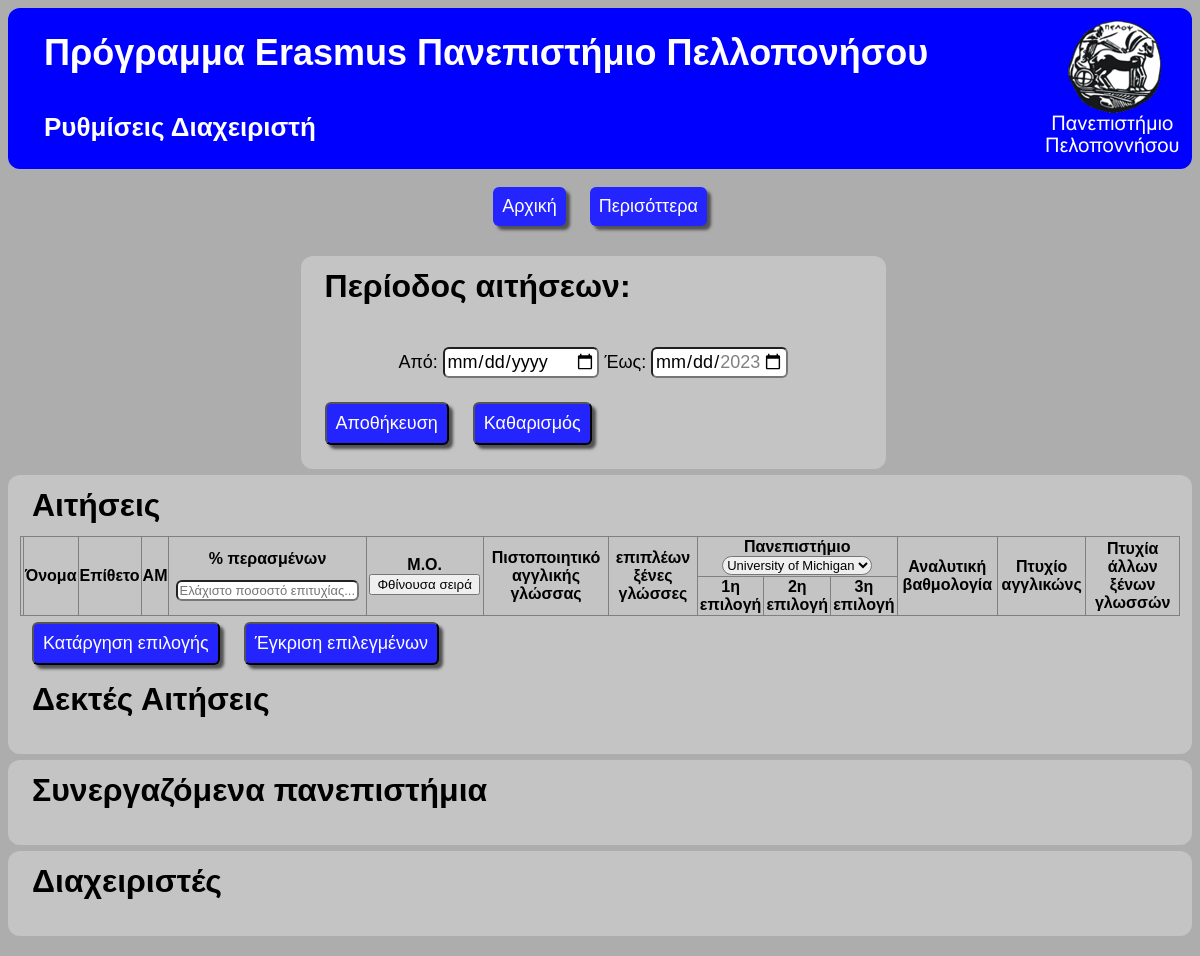
The page /admin_settings.php on the database as committed earlier.
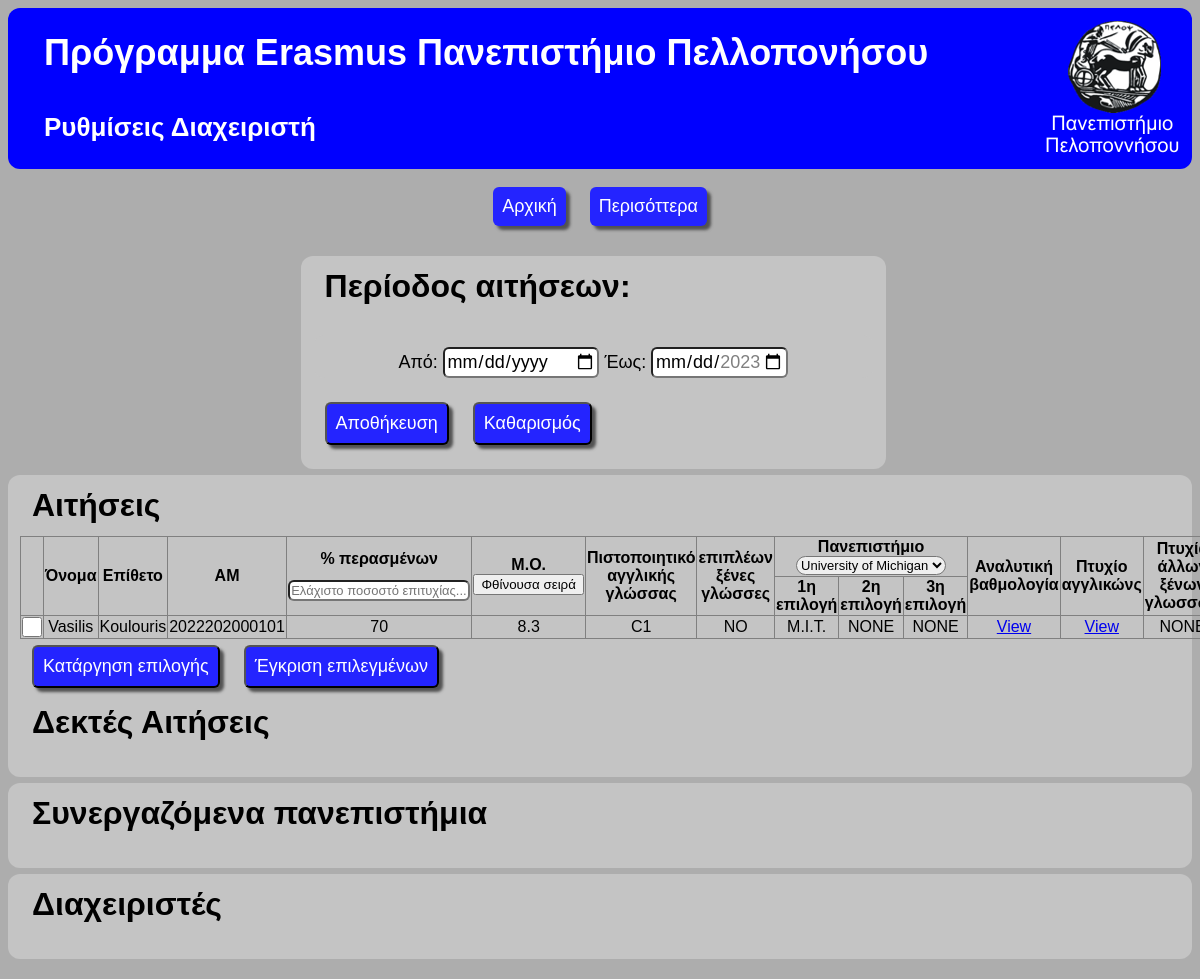
The same page on the database as committed later.
### tables this page shows
CREATE TABLE `usr_aplications` (
  `application_id` bigint(20) UNSIGNED NOT NULL,
  `fname` varchar(20) NOT NULL,
  `lname` varchar(20) NOT NULL,
  `a_m` varchar(13) NOT NULL,
  `pass_perc` float NOT NULL,
  `avrg` float NOT NULL,
  `eng_lan_certif` varchar(2) NOT NULL,
  `xtr_lang_cert` varchar(3) DEFAULT NULL,
  `f_choice` varchar(40) NOT NULL,
  `s_choice` varchar(40) DEFAULT NULL,
  `t_choice` varchar(40) DEFAULT NULL,
  `marks` varchar(40) NOT NULL,
  `eng_lan_certif_file` varchar(40) NOT NULL,
  `xtr_lang_cert_file` varchar(40) DEFAULT NULL
);

### admin_settings.php (the view, shortened to what this page needs)
<!DOCTYPE html>
<html style="background-color: rgb(173, 173, 173);">
    <head>
         <link rel="stylesheet" href="styles/stylefile.css"/>
    </head>
    <body>
        <div class="container">
            <div class="heading">
                <h1>Πρόγραμμα Erasmus Πανεπιστήμιο Πελλοπονήσου</h1>
            </div>
            <div class="heading-image">
                <img src="media/images/uoplogo.png" alt="University of the Pelloponese Logo">
            </div>
            <div class="heading-title">
                <h1>Ρυθμίσεις Διαχειριστή</h1>
            </div>
            <div class="menu">
                <a href="index.php">Αρχική</a>
                <a href="more.php">Περισόττερα</a>
            </div>
            <div class = "application_date content">
                <h1>Περίοδος αιτήσεων:</h1>
                <form id="dateForm" method="GET" action="scripts/application_date_set.php" style="border:none; padding-top:0vw;">
                    <p>Από:
                    <input type="date" id="start_date" name="start_date" min="2023-06-06">
                    Έως:
                    <input type="date" id="end_date" name="end_date" min="2023-06-13" max="2023-08-13"><br></p>
                    <input type ="submit" name="date_submit" value="Αποθήκευση">
                    <input type ="button" name="clear_date" value="Καθαρισμός" onclick="clearDates();">
                </form>
            </div>
            <div class = "applications content">
                <h1>Αιτήσεις</h1>
                <form action="submit_approved.php" method="GET">
                    <table>
                        <tr>
                            <th rowspan="2"></th>
                            <th rowspan="2">Όνομα</th>
                            <th rowspan="2">Επίθετο</th>
                            <th rowspan="2">ΑΜ</th>
                            <th rowspan="2">
                                % περασμένων
                                <input type="text" id="min_success" name="min_success" style="font-size:small;" placeholder="Ελάχιστο ποσοστό επιτυχίας...">
                            </th>
                            <th rowspan="2">
                                Μ.Ο.
                                <input type="button" id="dec" name="dec" value="Φθίνουσα σειρά">
                            </th>
                            <th rowspan="2">Πιστοποιητικό αγγλικής γλώσσας</th>
                            <th rowspan="2">επιπλέων ξένες γλώσσες</th>
                            <th rowspan="1" colspan="3" style="border-bottom: 1px solid gray;">
                                Πανεπιστήμιο
                                <select name="specific_uni" id="specific_uni" style="font-size: small;">
                                <?php
                                    $con = mysqli_connect("localhost", "root", "", "erasmus_db");
                                    if (!$con) {
                                        echo "<option value='problem in the connection " . mysqli_error($con) . "'>connection problem</option>";
                                    } else {
                                        $result = mysqli_query($con, "SELECT uni_name FROM Universities");
                                        while ($row = mysqli_fetch_assoc($result)) {
                                            $uni_name = $row['uni_name'];
                                            echo "<option value=\"$uni_name\">$uni_name</option>";
                                        }
                                    }
                                ?>
                            </select>
                            </th>
                            <th rowspan="2">Αναλυτική βαθμολογία</th>
                            <th rowspan="2">Πτυχίο αγγλικώνς</th>
                            <th rowspan="2">Πτυχία άλλων ξένων γλωσσών</th>
                        </tr>
                        <tr>
                            <th>1η επιλογή</th>
                            <th>2η επιλογή</th>
                            <th>3η επιλογή</th>
                        </tr>
                        <?php
                            $con = mysqli_connect("localhost", "root", "", "erasmus_db");
                            if (!$con) {
                                echo "Problem in the connection";
                            }
                            else{
                                $result = mysqli_query($con, "SELECT * FROM usr_aplications");
                                while ($row = mysqli_fetch_assoc($result)) {
                                    echo "<tr>";
                                        echo "<td> <input type=\"checkbox\"> </td>";
                                        echo "<td>".$row["fname"]."</td>";
                                        echo "<td>".$row["lname"]."</td>";
                                        echo "<td>".$row["a_m"]."</td>";
                                        echo "<td>".$row["pass_perc"]."</td>";
                                        echo "<td>".$row["avrg"]."</td>";
                                        echo "<td>".$row["eng_lan_certif"]."</td>";
                                        if($row["xtr_lang_cert"] == null){
                                            echo "<td> NO </td>";
                                        }else{
                                            echo "<td> YES </td>";
                                        }
                                        echo "<td>".$row["f_choice"]."</td>";
                                        if($row["s_choice"] == null){
                                            echo "<td> NONE </td>";
                                        }else{
                                            echo "<td>".$row["s_choice"]."</td>";
                                        }
                                        if($row["t_choice"] == null){
                                            echo "<td> NONE </td>";
                                        }else{
                                            echo "<td>".$row["t_choice"]."</td>";
                                        }
                                        echo '<td> <a href="uploads/'.$row["marks"].'" target="_blank"> View </a> </td>';
                                        echo '<td> <a href="uploads/'.$row["eng_lan_certif_file"].'" target="_blank"> View </a> </td>';
                                        if($row["xtr_lang_cert_file"] == null){
                                            echo "<td> NONE </td>";
                                        }else{
                                            echo '<td> <a href="uploads/'.$row["xtr_lang_cert_file"].'" target="_blank"> View </a> </td>';
                                        }
                                    echo "</tr>";
                                }
                            }
                        ?>
                    </table>
                    <input type="button" value="Κατάργηση επιλογής">
                    <input type="submit" value="Έγκριση επιλεγμένων">
                </form>
                <h1>Δεκτές Αιτήσεις</h1>
            </div>
            <div class = "uni content">
                <h1>Συνεργαζόμενα πανεπιστήμια</h1>
            </div>
            <div class="admin content">
                <h1>Διαχειριστές</h1>
            </div>
        </div>
    </body>
</html>

### styles/stylefile.css (style rules this page uses)
* { box-sizing: border-box; }
.container { max-width: 100%; }
a, input[type="button"], input[type="submit"] { padding-left: auto; padding-right: auto; margin-left: 1vw; margin-right: 1vw; margin-top: 0.5vw; float: left; text-decoration: none; background-color: rgb(36, 36, 255); color:white; font-family: Arial, Helvetica, sans-serif; font-size: large; border-radius: 0.5vw; padding: 0.5em; box-shadow: 4px 4px 3px rgb(82, 82, 82); }
table { border-radius: 10px; border-style: groove; font-family: Arial, Helvetica, sans-serif; grid-area: t; }
h1 { padding:1vw 1vw 1vw 1vw; width:inherit; margin:auto; }
select { border-radius: 1vw; font-size: large; }
.heading { padding-left: 2vw; padding-right: 2vw; padding-top: 1vw; border-top-left-radius: 1vw; font-size:large; grid-area: h; }
.heading-image { border-bottom-right-radius: 1vw; border-top-right-radius: 1vw; padding: 1vw; grid-area: hi; }
.heading-title { padding-left: 2vw; border-bottom-left-radius: 1vw; font-size: small; grid-area: ht; }
[class*="heading"] { background-color: blue; font-family: Arial, Helvetica, sans-serif; color:white; }
.menu { margin-top: 1vw; margin-bottom: 2vw; grid-area: m; margin-left:auto; margin-right:auto; }
.content { background-color: rgb(196, 196, 196); font-family: Arial, Helvetica, sans-serif; border-radius: 1vw; padding-left: 1vw; padding-right: 1vw; padding-bottom: 2vw; margin-top: 0.5vw; grid-area: c; }
form { font-family: Arial, Helvetica, sans-serif; font-size: large; border-style:solid; border-color: rgb(37, 131, 255); border-radius: 1vw; margin-top: 2vw; margin: 0 auto; padding:2vw; text-align: center; grid-area: f; display:block; }
input { border-radius: 0.5vw; font-family: Arial, Helvetica, sans-serif; font-size: large; padding: 0.1em; margin-top: 1vw; }

### admin_settings.php (style rules this page uses)
table { width:100%; border: 1px solid gray; border-collapse: collapse; float: left; align-items: center; justify-content: center; }
form { all:revert; width: 100%; display: inline-block; }
tr:nth-child(even) { border-bottom: 1px solid gray; }
th, td { padding: 1px; text-align: center; border: 1px solid gray; vertical-align: middle; }
input[type="checkbox"] { margin: 0 auto; display: block; }
th input[type="button"], td a { all: revert; }
input[type="checkbox"] { width: 20px; height: 20px; border-radius: 1px; }
.uni { grid-area: u; }
.applications { grid-area: ap; }
.application_date { grid-area: ad; }
.admin { grid-area: a; }
p { background-color: rgb(196, 196, 196); border-radius: 1vw; grid-area: p; font-size: large; text-align: center; font-family: Arial, Helvetica, sans-serif; }
@media screen and (min-width: 760px) { .container { display: grid; grid-template-columns: repeat(8, 1fr); grid-auto-rows: minmax(1vw, auto); grid-template-areas: "h h h h h h h hi" "ht ht ht ht ht ht ht hi" "m m m m m m m m" ". . ad ad ad ad . ." "ap ap ap ap ap ap ap ap" "u u u u u u u u" "a a a a a a a a" "fi fi fi fi fi fi fi fi" ; } }

Rows that differ between the two databases and show on the page:
added usr_aplications: fname "Vasilis", lname "Koulouris", a_m "2022202000101", pass_perc "70", avrg "8.3", eng_lan_certif "C1", shows "NO", f_choice "M.I.T.", shows "NONE"
